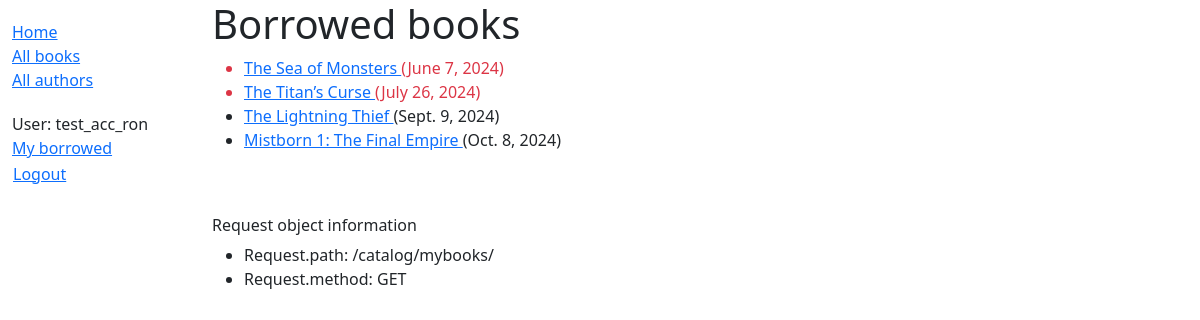
Page /catalog/mybooks/ (signed in) on the earlier database version.
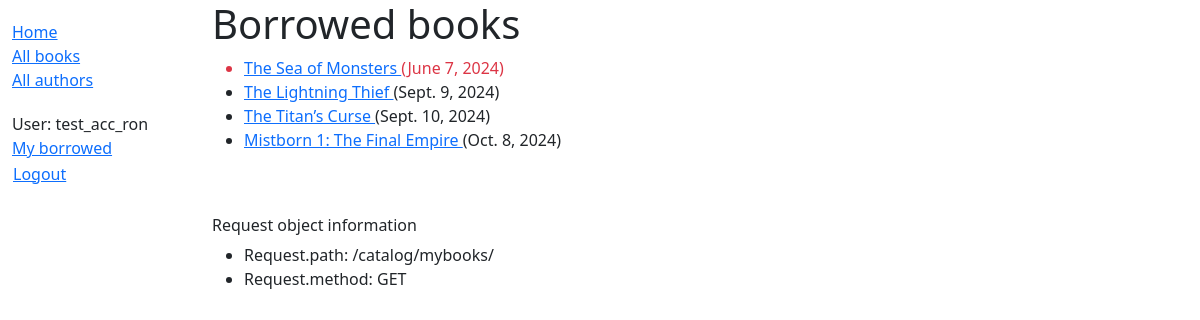
Same page on the later database version.
### catalog/models.py (models this page shows, shortened)
class BookInstance(models.Model):
    id = models.UUIDField(
        primary_key=True, default=uuid.uuid4,
        help_text="Unique ID for this particular book across whole library"
    )
    book = models.ForeignKey(Book, on_delete=models.RESTRICT, null=True)
    imprint = models.CharField(max_length=200)
    due_back = models.DateField(null=True, blank=True)
    LOAN_STATUS = (
        ('m', 'Maintenance'),
        ('o', 'On loan'),
        ('a', 'Available'),
        ('r', 'Reserved'),
    )
    status = models.CharField(
        max_length=1,
        choices=LOAN_STATUS,
        blank=True,
        default='m',
        help_text='Book availability',
    )
    borrower = models.ForeignKey(
        settings.AUTH_USER_MODEL,
        on_delete=models.SET_NULL,
        null=True,
        blank=True,
    )
    class Meta:
        ordering = ['book', 'due_back']
        permissions = (
            ("can_mark_returned", "Set book as returned"),
            ("can_renew", "Renew the book's loaned period"),
        )
    @property
    def is_overdue(self):
        return bool(self.due_back and date.today() > self.due_back)

class Book(models.Model):
    title = models.CharField(max_length=200)
    author = models.ForeignKey('Author', on_delete=models.RESTRICT, null=True)
    summary = models.TextField(
        max_length=1000,
        help_text="Enter a brief description of the book",
    )
    isbn = models.CharField(
        'ISBN',
        max_length=13,
        unique=True,
        help_text='13 Character <a href="https://www.isbn-international.org/'
                  'content/what-isbn">ISBN number</a>',
    )
    genre = models.ManyToManyField(
        Genre,
        help_text="Select a genre for this book",
    )   # each genre can have many books and a book can have multiple genres
    def display_genre(self):
        """Create a string for the Genre. Required to display in Admin."""
        return '; '.join(genre.name for genre in self.genre.all()[:3])
    display_genre.short_description = 'Genre'
    language = models.ForeignKey(
        Language, on_delete=models.SET_NULL, null=True
    )
    class Meta:
        ordering = ['title', 'author']

### catalog/views.py (the view)
# urls.py: path('mybooks/', views.LoanedBooksByUserListView.as_view(), name='my-borrowed'),
class LoanedBooksByUserListView(LoginRequiredMixin, generic.ListView):
    model = BookInstance
    template_name = 'catalog/bookinstance_list_borrowed_user.html'
    paginate_by = 10
    def get_queryset(self) -> QuerySet[Any]:
        return (
            BookInstance.objects.filter(borrower=self.request.user)
            .filter(status__exact='o')
            .order_by('due_back')
        )

### catalog/templates/catalog/bookinstance_list_borrowed_user.html (shortened to what this page needs)
{% extends 'base_generic.html' %}
{% block content %}
    <h1>Borrowed books</h1>
    {% if bookinstance_list %}
    <ul>
        {% for bookinst in bookinstance_list %}
            <li class="{% if bookinst.is_overdue %}text-danger{% endif %}">
                <a href="{% url 'catalog:book-detail' bookinst.book.pk %}">
                    {{ bookinst.book.title }}
                </a> ({{ bookinst.due_back }})
            </li>
        {% endfor %}
    </ul>
    {% else %}
        <p>There are no books borrowed...</p>
    {% endif %}
{% endblock %}

Differences in the rows shown:
shown differently, row unchanged: BookInstance "Sept. 9, 2024": moves up the list
changed BookInstance "The Titan’s Curse": due_back "July 26, 2024" → "Sept. 10, 2024"
